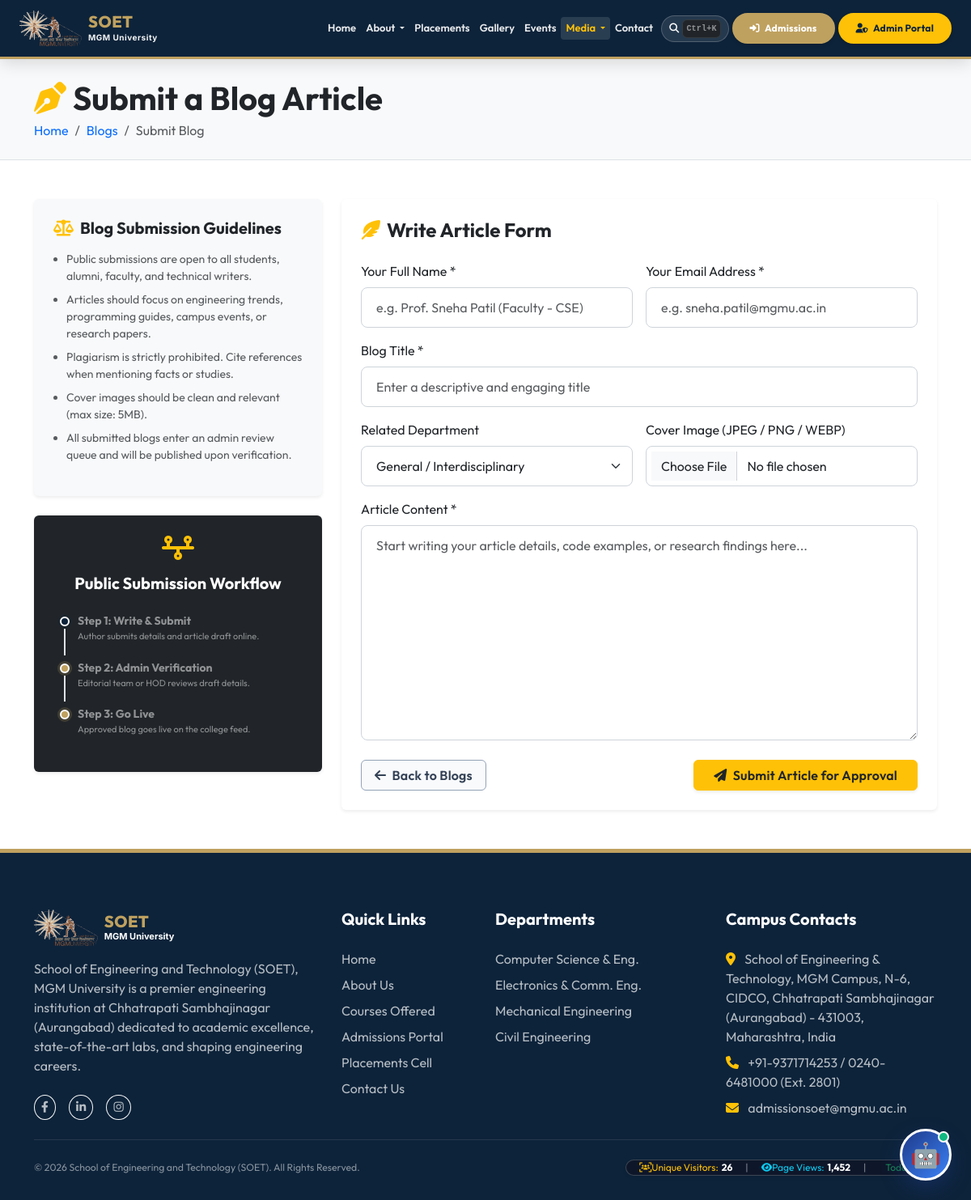
The app's page /submit-blog.php with its own data.
### tables this page shows
CREATE TABLE `navigation_menu` (
  `id` int(11) NOT NULL AUTO_INCREMENT,
  `title` varchar(100) NOT NULL,
  `url` varchar(255) NOT NULL,
  `target` varchar(20) DEFAULT '_self',
  `icon` varchar(50) DEFAULT NULL,
  `parent_id` int(11) DEFAULT NULL,
  `sort_order` int(11) DEFAULT 0,
  `is_active` tinyint(1) DEFAULT 1,
  `is_system` tinyint(1) DEFAULT 0,
  `created_at` timestamp NOT NULL DEFAULT current_timestamp(),
  `updated_at` timestamp NOT NULL DEFAULT current_timestamp() ON UPDATE current_timestamp(),
  PRIMARY KEY (`id`),
  KEY `parent_id` (`parent_id`),
  CONSTRAINT `navigation_menu_ibfk_1` FOREIGN KEY (`parent_id`) REFERENCES `navigation_menu` (`id`) ON DELETE CASCADE
);

### core/Database.php (called while the page is built, shortened)
<?php
class Database
{
    private static ?Database $instance = null;
    private PDO $pdo;
    private function __construct()
    {
        $options = [
            PDO::ATTR_ERRMODE            => PDO::ERRMODE_EXCEPTION,
            PDO::ATTR_DEFAULT_FETCH_MODE => PDO::FETCH_ASSOC,
            PDO::ATTR_EMULATE_PREPARES   => false,
            PDO::ATTR_TIMEOUT            => 3,
        ];
        $primaryHost = defined('DB_HOST') ? DB_HOST : '127.0.0.1;port=3307';
        $dbName = defined('DB_NAME') ? DB_NAME : 'soet_college';
        $dbUser = defined('DB_USER') ? DB_USER : 'root';
        $dbPass = defined('DB_PASS') ? DB_PASS : '';
        $charset = defined('DB_CHARSET') ? DB_CHARSET : 'utf8mb4';
        $dsnCandidates = [
            'mysql:host=' . $primaryHost . ';dbname=' . $dbName . ';charset=' . $charset,
            'mysql:host=127.0.0.1;port=3307;dbname=' . $dbName . ';charset=' . $charset,
            'mysql:host=127.0.0.1;port=3306;dbname=' . $dbName . ';charset=' . $charset,
            'mysql:host=localhost;dbname=' . $dbName . ';charset=' . $charset,
            'mysql:host=127.0.0.1;dbname=' . $dbName . ';charset=' . $charset
        ];
        foreach (array_unique($dsnCandidates) as $dsn) {
            try {
                $this->pdo = new PDO($dsn, $dbUser, $dbPass, $options);
                return;
            } catch (PDOException $e) {
                $lastException = $e;
            }
        }
    }
    public static function getInstance(): Database
    {
        if (self::$instance === null) {
            self::$instance = new self();
        }
        return self::$instance;
    }
    public function query(string $sql, array $params = []): PDOStatement
    {
        $stmt = $this->pdo->prepare($sql);
        $stmt->execute($params);
        return $stmt;
    }
    public function fetchAll(string $sql, array $params = []): array
    {
        return $this->query($sql, $params)->fetchAll();
    }
}

### core/Session.php (called while the page is built, shortened)
<?php
class Session
{
    public static function get(string $key, mixed $default = null): mixed
    {
        return $_SESSION[$key] ?? $default;
    }
}

### submit-blog.php (the view, shortened to what this page needs)
<?php
include_once __DIR__ . '/includes/header.php';
?>
<div class="bg-light py-4 border-bottom mb-5">
    <div class="container">
        <h1 class="fw-bold mb-1 text-primary-color"><i class="fa-solid fa-pen-nib text-warning me-2"></i>Submit a Blog Article</h1>
        <nav aria-label="breadcrumb">
            <ol class="breadcrumb mb-0">
                <li class="breadcrumb-item"><a href="index.php" class="text-decoration-none">Home</a></li>
                <li class="breadcrumb-item"><a href="blogs.php" class="text-decoration-none">Blogs</a></li>
                <li class="breadcrumb-item active" aria-current="page">Submit Blog</li>
            </ol>
        </nav>
    </div>
</div>
<div class="container mb-5">
    <div class="row g-4">
        <div class="col-lg-4">
            <div class="card border-0 shadow-sm p-4 bg-light mb-4" style="border-top: 4px solid var(--secondary-color);">
                <h5 class="fw-bold text-primary-color mb-3"><i class="fa-solid fa-scale-balanced text-warning me-2"></i>Blog Submission Guidelines</h5>
                <ul class="small text-muted ps-3 d-flex flex-column gap-2">
                    <li>Public submissions are open to all students, alumni, faculty, and technical writers.</li>
                    <li>Articles should focus on engineering trends, programming guides, campus events, or research papers.</li>
                    <li>Plagiarism is strictly prohibited. Cite references when mentioning facts or studies.</li>
                    <li>Cover images should be clean and relevant (max size: 5MB).</li>
                    <li>All submitted blogs enter an admin review queue and will be published upon verification.</li>
                </ul>
            </div>
            <div class="card border-0 shadow-sm p-4 bg-dark text-white text-center">
                <i class="fa-solid fa-timeline fa-2x text-warning mb-3"></i>
                <h5 class="fw-bold">Public Submission Workflow</h5>
                <div class="text-start text-white-50 small mt-3">
                    <div class="workflow-step active">
                        <strong>Step 1: Write & Submit</strong>
                        <p class="mb-0 text-white-50" style="font-size: 11px;">Author submits details and article draft online.</p>
                    </div>
                    <div class="workflow-step">
                        <strong>Step 2: Admin Verification</strong>
                        <p class="mb-0 text-white-50" style="font-size: 11px;">Editorial team or HOD reviews draft details.</p>
                    </div>
                    <div class="workflow-step">
                        <strong>Step 3: Go Live</strong>
                        <p class="mb-0 text-white-50" style="font-size: 11px;">Approved blog goes live on the college feed.</p>
                    </div>
                </div>
            </div>
        </div>
        <div class="col-lg-8">
            <div class="card border-0 shadow-sm p-4 bg-white">
                <h4 class="fw-bold text-primary-color mb-4"><i class="fa-solid fa-feather-pointed text-warning me-2"></i>Write Article Form</h4>
                <form method="POST" action="submit-blog.php" enctype="multipart/form-data">
                    <div class="row g-3 mb-3">
                        <div class="col-md-6">
                            <label class="form-label font-semibold">Your Full Name *</label>
                            <input type="text" name="author_name" class="form-control" value="<?php echo Session::get('full_name') ?? ''; ?>" placeholder="e.g. Prof. Sneha Patil (Faculty - CSE)" required>
                        </div>
                        <div class="col-md-6">
                            <label class="form-label font-semibold">Your Email Address *</label>
                            <input type="email" name="author_email" class="form-control" value="<?php echo Session::get('email') ?? ''; ?>" placeholder="e.g. sneha.patil@mgmu.ac.in" required>
                        </div>
                    </div>
                    <div class="mb-3">
                        <label class="form-label font-semibold">Blog Title *</label>
                        <input type="text" name="title" class="form-control" placeholder="Enter a descriptive and engaging title" required>
                    </div>
                    <div class="row g-3 mb-3">
                        <div class="col-md-6">
                            <label class="form-label font-semibold">Related Department</label>
                            <select name="department_id" class="form-select">
                                <option value="">General / Interdisciplinary</option>
                            </select>
                        </div>
                        <div class="col-md-6">
                            <label class="form-label font-semibold">Cover Image (JPEG / PNG / WEBP)</label>
                            <input type="file" name="image" class="form-control" accept="image/*">
                        </div>
                    </div>
                    <div class="mb-4">
                        <label class="form-label font-semibold">Article Content *</label>
                        <textarea name="content" class="form-control" rows="10" placeholder="Start writing your article details, code examples, or research findings here..." required></textarea>
                    </div>
                    <div class="d-flex justify-content-between align-items-center">
                        <a href="blogs.php" class="btn btn-outline-secondary px-3"><i class="fa-solid fa-arrow-left me-1"></i> Back to Blogs</a>
                        <button type="submit" name="submit_blog" class="btn btn-warning text-dark fw-bold px-4 shadow-sm"><i class="fa-solid fa-paper-plane me-1"></i> Submit Article for Approval</button>
                    </div>
                </form>
            </div>
        </div>
    </div>
</div>
<?php include_once __DIR__ . '/includes/footer.php'; ?>

### includes/header.php (shortened to what this page needs)
<?php
$current_page = basename($_SERVER['PHP_SELF'] ?? '');
$header_cms = new ContentManager();
$header_settings = $header_cms->getSiteSettings();
$logo_src = !empty($header_settings['site_logo'])
    ? uploadUrl('settings', $header_settings['site_logo'])
    : APP_URL . '/assets/images/logo.svg';
?>
<!DOCTYPE html>
<html lang="en">
<head>
    <link href="https://cdn.jsdelivr.net/npm/bootstrap@5.3.0/dist/css/bootstrap.min.css" rel="stylesheet">
    <link href="https://cdnjs.cloudflare.com/ajax/libs/font-awesome/6.4.0/css/all.min.css" rel="stylesheet">
    <link href="<?php echo APP_URL; ?>/assets/css/style.css" rel="stylesheet">
</head>
<body>
<?php
$header_db = Database::getInstance();
$dbNavMain = [];
$dbNavSubGrouped = [];
try {
    $dbNavMain = $header_db->fetchAll("SELECT * FROM navigation_menu WHERE parent_id IS NULL AND is_active = 1 ORDER BY sort_order ASC, title ASC");
    $dbNavSubAll = $header_db->fetchAll("SELECT * FROM navigation_menu WHERE parent_id IS NOT NULL AND is_active = 1 ORDER BY sort_order ASC, title ASC");
    foreach ($dbNavSubAll as $sub) {
        $dbNavSubGrouped[$sub['parent_id']][] = $sub;
    }
} catch (Exception $e) {
    $dbNavMain = [];
}
?>
<nav class="navbar navbar-expand-xl navbar-dark sticky-top py-2" style="border-bottom: 3px solid var(--secondary-color); box-shadow: 0 4px 20px rgba(0,0,0,0.15); background-color: var(--primary-color);">
    <div class="container-fluid px-2 px-md-3 px-xl-4">
        <a class="navbar-brand d-flex align-items-center me-2 me-xl-3" href="<?php echo APP_URL; ?>/index.php">
            <img src="<?php echo $logo_src; ?>" alt="SOET Logo" class="me-2" style="height: 44px; object-fit: contain;">
            <div>
                <span class="d-block lh-1 text-uppercase" style="font-size: 20px; font-weight: 800; color: var(--secondary-color); letter-spacing: 0.5px; font-family: 'Outfit', sans-serif;">SOET</span>
                <span class="d-block text-white font-semibold" style="font-size: 10px; font-weight: 700; letter-spacing: 0.5px; opacity: 0.95; font-family: 'Inter', sans-serif; margin-top: 2px;">MGM University</span>
            </div>
        </a>
        <div class="collapse navbar-collapse" id="mainNavbar">
            <ul class="navbar-nav ms-auto mb-2 mb-xl-0 align-items-center gap-0.5">
                <?php if (!empty($dbNavMain)): ?>
                    <?php foreach ($dbNavMain as $mainNav): ?>
                        <?php
                            $hasSub = isset($dbNavSubGrouped[$mainNav['id']]);
                            $is_active = ($current_page === $mainNav['url']);
                            $target = !empty($mainNav['target']) ? $mainNav['target'] : '_self';
                            $url = (strpos($mainNav['url'], 'http') === 0 || strpos($mainNav['url'], 'javascript:') === 0 || $mainNav['url'] === '#')
                                ? $mainNav['url']
                                : APP_URL . '/' . ltrim($mainNav['url'], '/');
                        ?>
                        <?php if ($hasSub): ?>
                            <?php
                                $subUrls = array_map(function($s) { return $s['url']; }, $dbNavSubGrouped[$mainNav['id']]);
                                $dropdownActive = in_array($current_page, $subUrls);
                            ?>
                            <li class="nav-item dropdown">
                                <a class="nav-link dropdown-toggle <?php echo $dropdownActive ? 'active' : ''; ?>" href="#" id="dropdownNav<?php echo $mainNav['id']; ?>" role="button" data-bs-toggle="dropdown" aria-expanded="false">
                                    <?php echo htmlspecialchars($mainNav['title']); ?>
                                </a>
                            </li>
                        <?php else: ?>
                            <li class="nav-item">
                                <a class="nav-link <?php echo $is_active ? 'active' : ''; ?>" href="<?php echo $url; ?>" target="<?php echo $target; ?>">
                                    <?php echo htmlspecialchars($mainNav['title']); ?>
                                </a>
                            </li>
                        <?php endif; ?>
                    <?php endforeach; ?>
                <?php endif; ?>
                <li class="nav-item ms-xl-1">
                    <button class="btn btn-outline-light btn-sm rounded-pill spotlight-trigger d-flex align-items-center gap-1" id="spotlightTriggerBtn" title="Instant Quick Search (Press Ctrl+K)">
                        <i class="fa-solid fa-magnifying-glass"></i>
                        <kbd class="bg-dark text-white-50 border border-secondary border-opacity-25 px-1 rounded" style="font-size: 10px;">Ctrl+K</kbd>
                    </button>
                </li>
                <li class="nav-item ms-xl-1">
                    <a class="btn btn-admission text-center" href="<?php echo APP_URL; ?>/admissions.php"><i class="fa-solid fa-right-to-bracket me-1"></i> Admissions</a>
                </li>
                <li class="nav-item ms-xl-1 mt-2 mt-xl-0">
                    <a class="btn btn-admin-portal text-center" href="<?php echo APP_URL; ?>/admin/login.php"><i class="fa-solid fa-user-shield me-1"></i> Admin Portal</a>
                </li>
            </ul>
        </div>
    </div>
</nav>

### records on screen
navigation_menu: title "Home"
navigation_menu: title "About"
navigation_menu: title "Placements"
navigation_menu: title "Gallery"
navigation_menu: title "Events"
navigation_menu: title "Media"
navigation_menu: title "Contact"

### other values on screen
$col_addr "School of Engineering & Technology, MGM Campus, N-6, CIDCO, Chhatrapati Sambhajinagar (Aurangabad) - 431003, Maharashtra, India"
$col_phone "+91-9371714253 / 0240-6481000 (Ext. 2801)"
$col_email "admissionsoet@mgmu.ac.in"
$col_name "School of Engineering and Technology (SOET)"
$totalVisitors "26"
$totalViews "1,452"
$todayVisitors "2"
